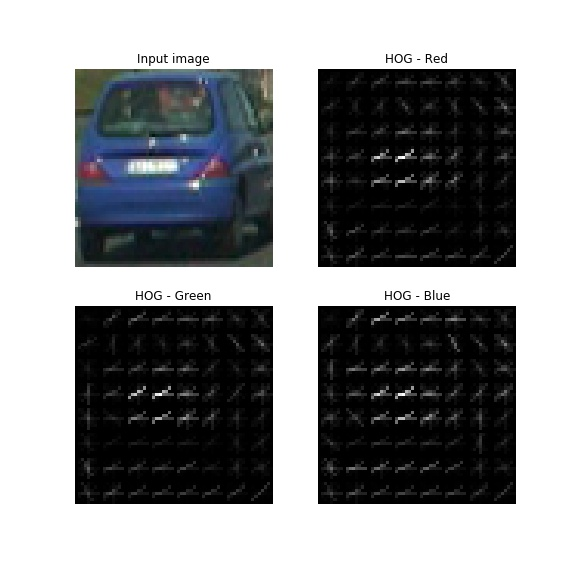
#> input picture images/HOG.jpg, 576 x 576 px
$ python -i pipeline_functions.py   (imports and definitions only)   (older library calls are emulated)
#> lines starting #> are read from the running program, lines starting #| are printed output that depends on the picture
# -*- coding: utf-8 -*-
"""
Created on Mon Aug 21 10:15:30 2017

@author: thomas
"""

import numpy as np
import cv2
from skimage.feature import hog

# Define a function to return HOG features and visualization
def get_hog_features(img, orient, pix_per_cell, cell_per_block,
                        vis=False, feature_vec=True):
    # Call with two outputs if vis==True
    if vis == True:
        features, hog_image = hog(img, orientations=orient,
                                  pixels_per_cell=(pix_per_cell, pix_per_cell),
                                  cells_per_block=(cell_per_block, cell_per_block),
                                  transform_sqrt=True,
                                  visualise=vis, feature_vector=feature_vec)
        return features, hog_image
    # Otherwise call with one output
    else:
        features = hog(img, orientations=orient,
                       pixels_per_cell=(pix_per_cell, pix_per_cell),
                       cells_per_block=(cell_per_block, cell_per_block),
                       transform_sqrt=True,
                       visualise=vis, feature_vector=feature_vec)
        return features

def convert_color(img, conv='RGB'):
    if conv in ['BGR2YCrCb','YCrCb']:
        return cv2.cvtColor(img, cv2.COLOR_BGR2YCrCb)
    if conv in ['BGR2LUV','LUV']:
        return cv2.cvtColor(img, cv2.COLOR_BGR2LUV)
    if conv in ['BGR2HSV','HSV']:
        return cv2.cvtColor(img, cv2.COLOR_BGR2HSV)
    if conv in ['BGR2HLS','HLS']:
        return cv2.cvtColor(img, cv2.COLOR_BGR2HLS)
    if conv in ['BGR2YUV','YUV']:
        return cv2.cvtColor(img, cv2.COLOR_BGR2YUV)
    if conv in ['BGR2YRGB','RGB']:
        return cv2.cvtColor(img, cv2.COLOR_BGR2RGB)
    else:
        return img

# Define a function to compute binned color features
def bin_spatial(img, size=(32, 32)):
    # Use cv2.resize().ravel() to create the feature vector
    features = cv2.resize(img, size).ravel()
    # Return the feature vector
    return features

# Define a function to compute color histogram features
# NEED TO CHANGE bins_range if reading .png files with mpimg!
def color_hist(img, nbins=32, bins_range=(0, 256)):
    # Compute the histogram of the color channels separately
    channel1_hist = np.histogram(img[:,:,0], bins=nbins, range=bins_range)
    channel2_hist = np.histogram(img[:,:,1], bins=nbins, range=bins_range)
    channel3_hist = np.histogram(img[:,:,2], bins=nbins, range=bins_range)
    # Concatenate the histograms into a single feature vector
    hist_features = np.concatenate((channel1_hist[0], channel2_hist[0], channel3_hist[0]))
    # Return the individual histograms, bin_centers and feature vector
    return hist_features

# Define a function to extract features from a list of images
# [171 lines left out: functions extract_features, find_cars, draw_boxes, add_heat, apply_threshold, draw_labeled_bboxes, not called in this run]

########################################################################"
# OTHER FUNCTIONS
#
# Define a function to extract features from a single image window
# This function is very similar to extract_features()
# just for a single image rather than list of images
def single_img_features(img, color_space=['RGB','RGB','RGB'], spatial_size=(32, 32),
                        hist_bins=32, orient=9,
                        pix_per_cell=8, cell_per_block=2, hog_channel=0,
                        spatial_feat=True, hist_feat=True, hog_feat=True):
    # Define an empty list to receive features
    img_features = []
    #1) Compute spatial features if flag is set
    if spatial_feat == True:
        # Apply color conversion if other than 'RGB'
        feature_image = convert_color(img, conv=color_space[0])
        # Extract features
        spatial_features = bin_spatial(feature_image, size=spatial_size)
        # Append features to list
        img_features.append(spatial_features)
    #2) Compute histogram features if flag is set
    if hist_feat == True:
        # Apply color conversion if other than 'RGB'
        feature_image = convert_color(img, conv=color_space[1])
        # Extract features
        hist_features = color_hist(feature_image, nbins=hist_bins)
        # Append features to list
        img_features.append(hist_features)

    #3) Compute HOG features if flag is set
    if hog_feat == True:
        # Apply color conversion if other than 'RGB'
        feature_image = convert_color(img, conv=color_space[2])
        # Extract features
        if hog_channel == 'ALL':
            hog_features = []
            for channel in range(feature_image.shape[2]):
                hog_features.extend(get_hog_features(feature_image[:,:,channel],
                                    orient, pix_per_cell, cell_per_block,
                                    vis=False, feature_vec=True))
        else:
            hog_features = get_hog_features(feature_image[:,:,hog_channel], orient,
                        pix_per_cell, cell_per_block, vis=False, feature_vec=True)
        # Append features to list
        img_features.append(hog_features)

    #9) Return concatenated array of features
    return np.concatenate(img_features)

# Define a function that takes an image,
# start and stop positions in both x and y,
# window size (x and y dimensions),
# and overlap fraction (for both x and y)
# [72 lines left out: functions slide_window, search_windows, not called in this run]

>>> import cv2
>>> picture = cv2.imread('images/HOG.jpg')
#> picture is the input picture: shape (576, 576, 3); mean B, G, R 147.2, 145.4, 143.9
>>> result = single_img_features(picture)
#> in bin_spatial, `features = cv2.resize(img, size).ravel()`: features = 3072 values, max 255 at index 0, min 0 at index 444, mean 145.1
#> in single_img_features, `spatial_features = bin_spatial(feature_image, size=spatial_size)`: spatial_features has the same summary as features in bin_spatial
#> in color_hist, `hist_features = np.concatenate((channel1_hist[0], channel2_hist[0], ch..`: hist_features = 96 values, max 173910 at index 63, min 46 at index 57, mean 10368
#> in get_hog_features, `features = hog(img, orientations=orient, pixels_per_cell=(pix_per_cell..`:
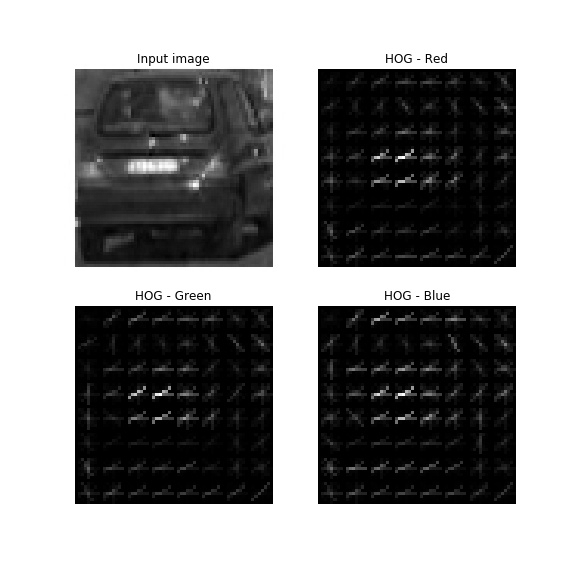
#> img: shape (576, 576); min 0, max 255, mean 143.9

$ run again, on images/hist_color.jpg
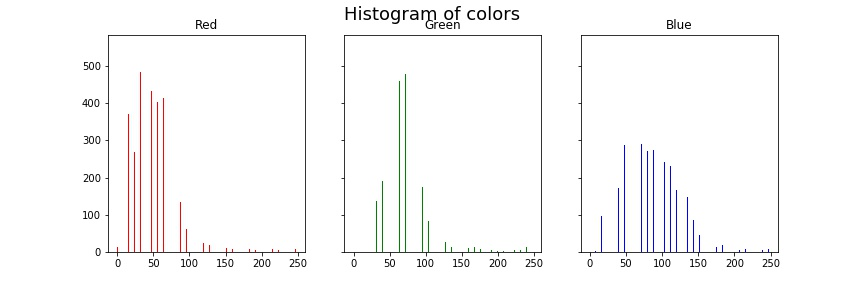
#> input picture images/hist_color.jpg, 864 x 288 px
#> picture is the input picture: shape (288, 864, 3); mean B, G, R 248.7, 248.6, 248.9
#> features = 3072 values, max 255 at index 0, min 0 at index 135, mean 252.2
#> spatial_features has the same summary as features in bin_spatial
#> in color_hist, `hist_features = np.concatenate((channel1_hist[0], channel2_hist[0], ch..`: hist_features = 96 values, max 237402 at index 31, min 31 at index 10, mean 7776
#> in get_hog_features, `features = hog(img, orientations=orient, pixels_per_cell=(pix_per_cell..`:
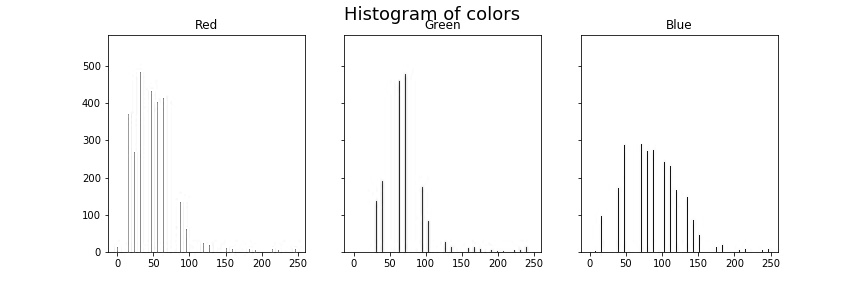
#> img: shape (288, 864); min 0, max 255, mean 248.9

$ run again, on images/hot_windows.jpg
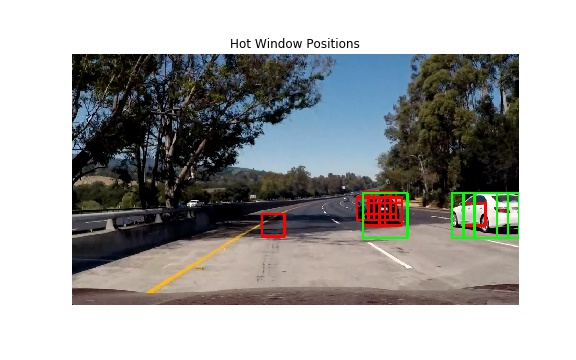
#> input picture images/hot_windows.jpg, 576 x 360 px
#> picture is the input picture: shape (360, 576, 3); mean B, G, R 164.2, 165.5, 164.9
#> features = 3072 values, max 255 at index 0, min 0 at index 686, mean 165.1
#> spatial_features has the same summary as features in bin_spatial
#> in color_hist, `hist_features = np.concatenate((channel1_hist[0], channel2_hist[0], ch..`: hist_features = 96 values, max 94920 at index 63, min 161 at index 93, mean 6480
#> in get_hog_features, `features = hog(img, orientations=orient, pixels_per_cell=(pix_per_cell..`:
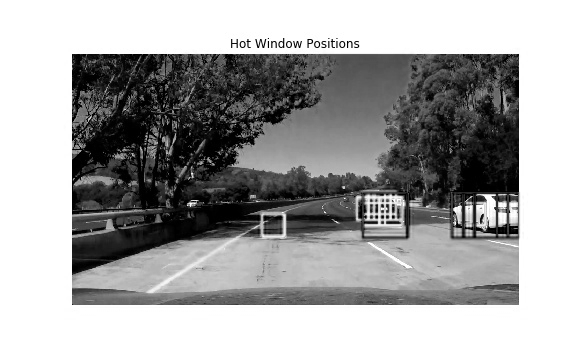
#> img: shape (360, 576); min 0, max 255, mean 164.9
